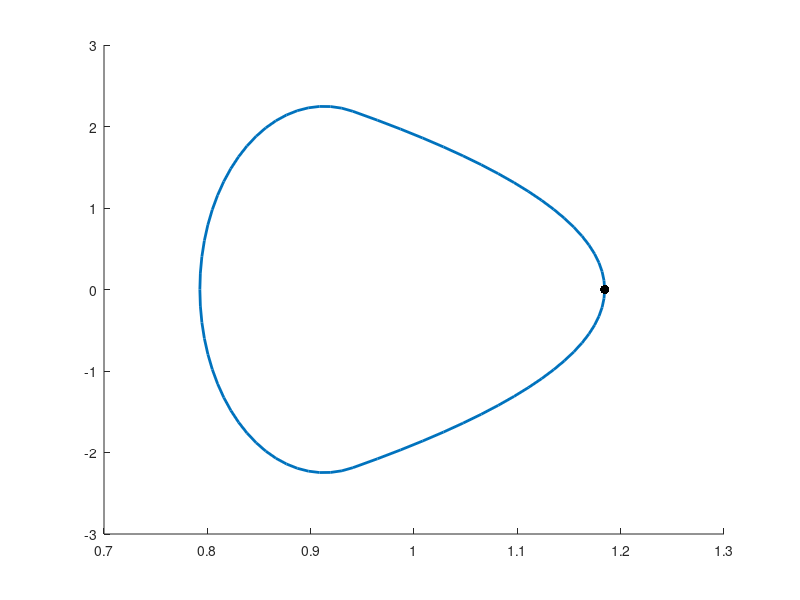
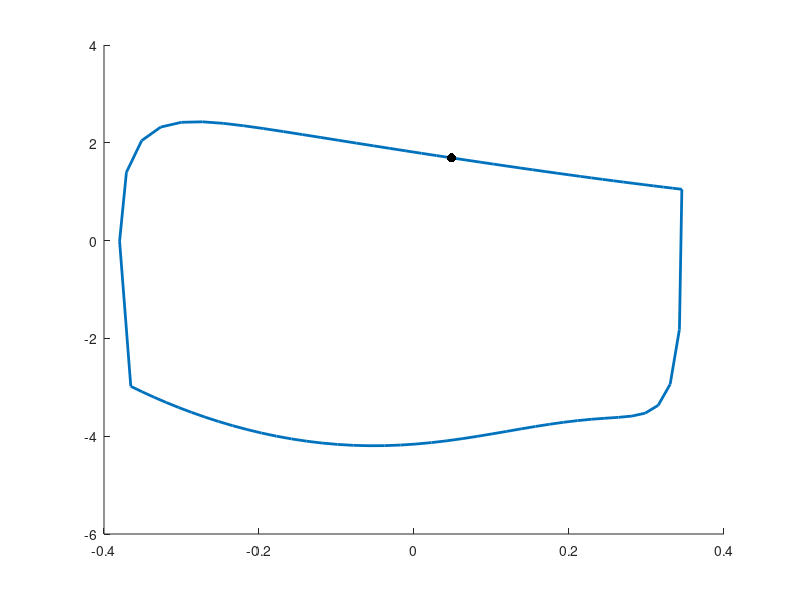

Here is the MATLAB script that generated these plots, in order: (Note: this script raises an error after producing the figures.)
clc; clear all; close all;

%load solution
load('strict3.mat')

[ap,i] = min(abs(x_sol(5,41:end)));
i = i + 40;
x0 = [0;x_sol(2:end,i)]';

%limit cycle
figure; hold on
plot(x_sol(2,:),x_sol(5,:),'color','#0072BD','linewidth',2)
plot(x_sol(2,i),x_sol(5,i),'.','color','k','markersize',20)
figure; hold on
plot(x_sol(3,:),x_sol(6,:),'color','#0072BD','linewidth',2)
plot(x_sol(3,i),x_sol(6,i),'.','color','k','markersize',20)

%calculate dP and eigenvalues

% poincare(x0,phi0_sol,alpha0_sol, omega_sol)
% x0

epsilon = 1e-5;
dP = [];

for i = 2:6
    r = zeros(1,6);
    r(i) = epsilon;
    df = (poincare(x0+r,phi0_sol,alpha0_sol,omega_sol) - poincare(x0-r,phi0_sol,alpha0_sol,omega_sol))...
        /(2.*epsilon);
    dP(i-1,:) = df(2:6);
end

dP = dP;
eigenvalues = eig(dP)


function [P, x_full, te] = poincare(x0, phi0, alpha0, omega)

% Parameters
global L0 l0 l1 M m_B m_L g c_phi d1 c_theta d2 c1 t_apex offset;
L0=1; M=80; g=9.81;
l0 = .6*L0;                     %lower leg length
l1 = .4*L0;                     %upper leg length
m_L = .32*M;                    %leg mass
m_B = M-m_L;                    %rest of body mass
c_phi = 750;                    %Nm/rad
d1 = 2*sqrt(c_phi*m_L);
c_theta = 1000;
d2 = 2*sqrt(c_theta*m_L);
c1 = 20 * 1000;

opts_flight = odeset('Events', @guard_flight);
opts_stance = odeset('Events', @guard_stance);
opts_apex = odeset('Events', @guard_apex);
step_width=.001;
x_full = [];
t_full = [];

t_apex = x0(5)/g;
tspan = 0:step_width:4.0;
[tout, xout, te, xe, ie] = ode45(@(t,x)mode2(t,x,alpha0,omega), tspan, x0, opts_flight);
x_full = [x_full; xout];
t_full = [t_full; tout];

tspan = te:step_width:4.0;
offset = xe(1) + L0 * sin(xe(3));
x0 = xe';
[tout, xout, te, xe, ie] = ode45(@(t,x)mode1st(t,x,phi0,offset), tspan, x0, opts_stance);
x_full = [x_full; xout];
t_full = [t_full; tout];

t_apex = te+xe(5)/g;
tspan = te:step_width:4.0;
x0 = xe';
[tout, xout, te, xe, ie] = ode45(@(t,x)mode2(t,x,alpha0,omega), tspan, x0, opts_apex);
x_full = [x_full; xout];
t_full = [t_full; tout];

% figure;plot(x_full(:,1),x_full(:,2))
% figure;plot(x_full(:,2),x_full(:,5))
% figure;plot(x_full(:,3),x_full(:,6))

P = xe;
end